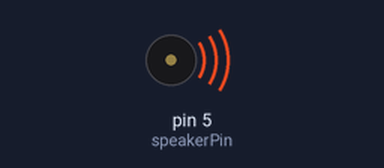
The sketch below on a simulated Arduino Uno, built with avr-gcc and run on an emulated ATmega328P. On the bench: buzzer (waves = sounding).

Above: at 0.5 s.
Timing chart, 0 to 4.6 s (numbered marks = the images above):
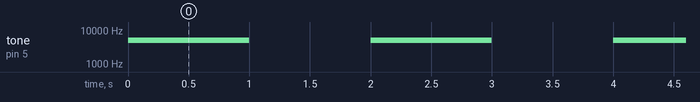

Measured:
- by itself, tone on pin 5 (speakerPin): alternates 5000 Hz for 1.0 s and silent for 1.0 s

The sketch:

buzzer_ex02.ino
```cpp
int speakerPin = 5;
void setup()
{
}
void loop()
{
    tone(speakerPin, 5000, 1000);
    delay(2000);
}
```
